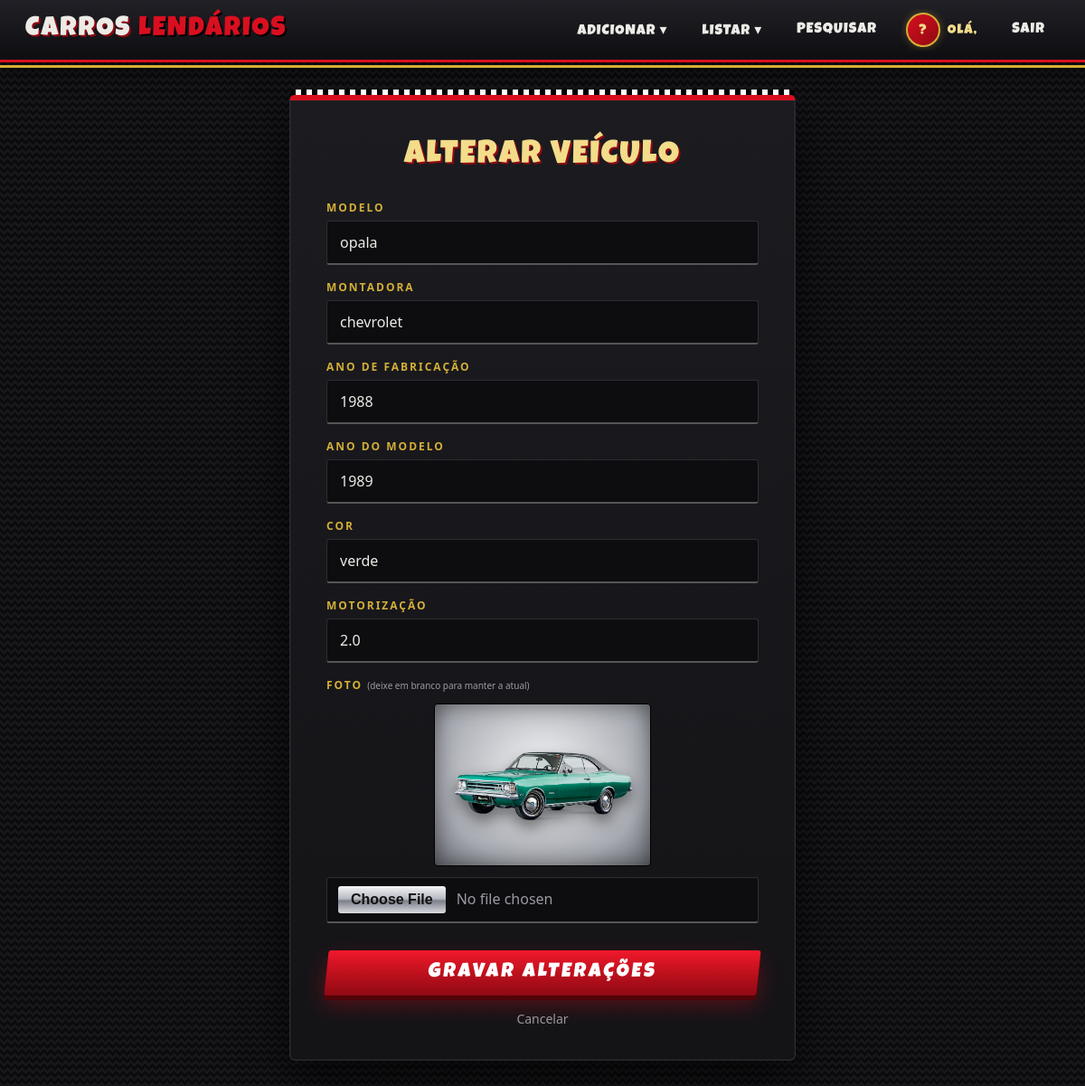
Screenshot of /alterarCarro.php?registro=28 (signed in) with the database file from the repository.
### tables this page shows
CREATE TABLE `tb_carros` (
  `codigo` int(11) NOT NULL,
  `modelo` varchar(20) NOT NULL,
  `montadora` varchar(20) NOT NULL,
  `ano_fabricacao` int(11) NOT NULL,
  `ano_modelo` int(11) NOT NULL,
  `motorizacao` varchar(20) NOT NULL,
  `foto` varchar(150) NOT NULL,
  `cor` varchar(30) NOT NULL
);

### alterarCarro.php (the view, shortened to what this page needs)
<?php
    require_once 'connect.php';
    $codigo = inteiro($_GET['registro'] ?? '');
    $carro = false;
    if ($codigo) {
        $stmt = $pdo->prepare("Select * from tb_carros where codigo = :codigo");
        $stmt->execute([':codigo' => $codigo]);
        $carro = $stmt->fetch();
    }
    $old = pegarOld();
    include('head.php');
?>
<body>
<?php include('menu.php'); ?>
<main>
    <form action="alterarCarro.act.php" method="post" class="formAdd" enctype="multipart/form-data">
        <h1>Alterar Veículo</h1>
        <label for="modelo">Modelo</label>
        <input type="text" name="modelo" id="modelo" maxlength="20" value="<?php echo v('modelo', $old, $carro['modelo']); ?>" required>
        <label for="montadora">Montadora</label>
        <input type="text" name="montadora" id="montadora" maxlength="20" value="<?php echo v('montadora', $old, $carro['montadora']); ?>" required>
        <label for="anoFabricacao">Ano de Fabricação</label>
        <input type="number" name="anoFabricacao" id="anoFabricacao" value="<?php echo v('anoFabricacao', $old, $carro['ano_fabricacao']); ?>" required>
        <label for="anoModelo">Ano do Modelo</label>
        <input type="number" name="anoModelo" id="anoModelo" value="<?php echo v('anoModelo', $old, $carro['ano_modelo']); ?>" required>
        <label for="cor">Cor</label>
        <input type="text" name="cor" id="cor" maxlength="30" value="<?php echo v('cor', $old, $carro['cor']); ?>" required>
        <label for="motorizacao">Motorização</label>
        <input type="text" name="motorizacao" id="motorizacao" maxlength="20" value="<?php echo v('motorizacao', $old, $carro['motorizacao']); ?>" required>
        <label for="foto">Foto <small>(deixe em branco para manter a atual)</small></label>
        <div class="fotoAtual foto"><img src="<?php echo e($carro['foto']); ?>" alt="Foto atual"></div>
        <input type="file" name="foto" id="foto" accept="image/*">
        <input type="submit" value="Gravar alterações">
        <a class="cancelar" href="listarCarros.php">Cancelar</a>
    </form>
</main>
<?php include('rodape.php'); ?>

### estilo.css (style rules this page uses)
:root { --asfalto: #0b0b0d; --carbono: #141417; --painel: #1b1b20; --linha: #2c2c33; --rosso: #d90f1f; --rosso-esc: #8e0912; --ouro: #d4af37; --ouro-cl: #f3dc8a; --cromo: linear-gradient(180deg, #f4f4f6 0%, #b9bcc3 45%, #7d818a 55%, #d9dbe0 100%); --texto: #ecebe6; --texto-2: #9a9aa3; --titulo: 'luck', Impact, 'Arial Black', sans-serif; --corpo: 'Segoe UI', Roboto, 'Helvetica Neue', Arial, sans-serif; --xadrez: repeating-conic-gradient(#fff 0% 25%, #000 0% 50%) 0 0 / 16px 16px; }
* { margin: 0; padding: 0; box-sizing: border-box; }
img { max-width: 100%; display: block; }
input, button, textarea, select { font: inherit; }
body { font-family: var(--corpo); color: var(--texto); min-height: 100vh; position: relative; background-color: var(--asfalto); background-image: linear-gradient(135deg, #17171b 25%, transparent 25%), linear-gradient(225deg, #17171b 25%, transparent 25%), linear-gradient(45deg, #17171b 25%, transparent 25%), linear-gradient(315deg, #17171b 25%, #0b0b0d 25%); background-size: 8px 8px; background-position: 4px 0, 4px 0, 0 0, 0 0; }
body::after { content: ""; position: fixed; left: 0; right: 0; bottom: 0; height: 10px; background: var(--xadrez); z-index: 50; pointer-events: none; }
main { padding: 36px 20px 60px; }
.formAdd { position: relative; width: 100%; max-width: 560px; margin: 0 auto; padding: 44px 40px 36px; display: flex; flex-direction: column; gap: 6px; background: linear-gradient(180deg, var(--painel), var(--carbono)); border: 1px solid var(--linha); border-top: 6px solid var(--rosso); border-radius: 6px; box-shadow: 0 20px 50px rgba(0,0,0,.7), inset 0 0 0 1px rgba(255,255,255,.03); }
.formAdd::before { content: ""; position: absolute; left: 0; right: 0; top: -12px; height: 6px; background: var(--xadrez); background-size: 12px 12px; border-radius: 6px 6px 0 0; }
.formAdd h1 { font-family: var(--titulo); font-weight: normal; text-align: center; font-size: 36px; letter-spacing: 2px; text-transform: uppercase; margin-bottom: 14px; color: var(--ouro-cl); text-shadow: 2px 2px 0 var(--rosso-esc); }
.formAdd label { margin-top: 10px; font-size: 12px; font-weight: 700; letter-spacing: 2px; text-transform: uppercase; color: var(--ouro); }
.formAdd label small { text-transform: none; letter-spacing: 0; font-weight: 400; color: var(--texto-2); }
.formAdd input:not([type=submit]) { width: 100%; padding: 12px 14px; color: var(--texto); background: #0d0d10; border: 1px solid var(--linha); border-bottom: 2px solid #555; border-radius: 3px; outline: none; transition: border-color .2s, box-shadow .2s; }
.formAdd input[type=file] { padding: 9px 12px; color: var(--texto-2); cursor: pointer; }
.formAdd input[type=submit] { margin-top: 24px; padding: 14px; font-family: var(--titulo); font-size: 22px; letter-spacing: 3px; text-transform: uppercase; color: #fff; background: linear-gradient(180deg, #f0182a, var(--rosso-esc)); border: 0; border-radius: 3px; cursor: pointer; box-shadow: 0 5px 0 #4d0409, 0 10px 24px rgba(217,15,31,.35); transform: skewX(-6deg); transition: transform .15s, box-shadow .15s, filter .2s; }
.cancelar { margin-top: 10px; text-align: center; color: var(--texto-2); text-decoration: none; font-size: 14px; }
.fotoAtual { display: flex; justify-content: center; margin: 6px 0; }
.fotoAtual.foto { max-width: 240px; margin: 6px auto; }
.foto { height: 180px; display: flex; align-items: center; justify-content: center; margin-left: 10px; padding: 10px; background: radial-gradient(ellipse at 50% 40%, #f3f3f5 0%, #a7aab1 70%, #6c6f77 100%); border: 1px solid #000; border-radius: 4px; box-shadow: inset 0 0 24px rgba(0,0,0,.45); overflow: hidden; }
.foto img { max-width: 100%; max-height: 100%; object-fit: contain; transition: transform .6s; filter: drop-shadow(0 8px 8px rgba(0,0,0,.45)); }

### rows the page displays
tb_carros: modelo "opala", montadora "chevrolet", anoFabricacao "1988", anoModelo "1989", cor "verde", motorizacao "2.0", foto (picture)

### other values shown
$inicial "?"
